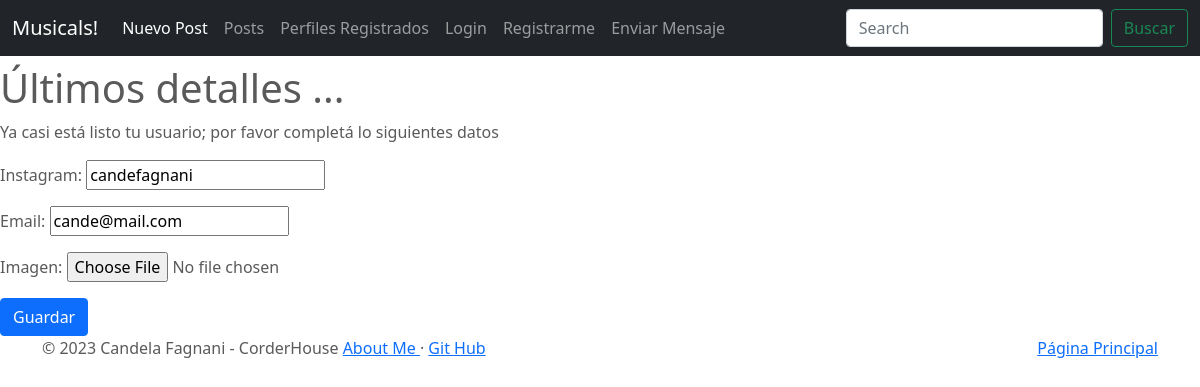
/profile/1/update/, run on an earlier commit of the app's database.
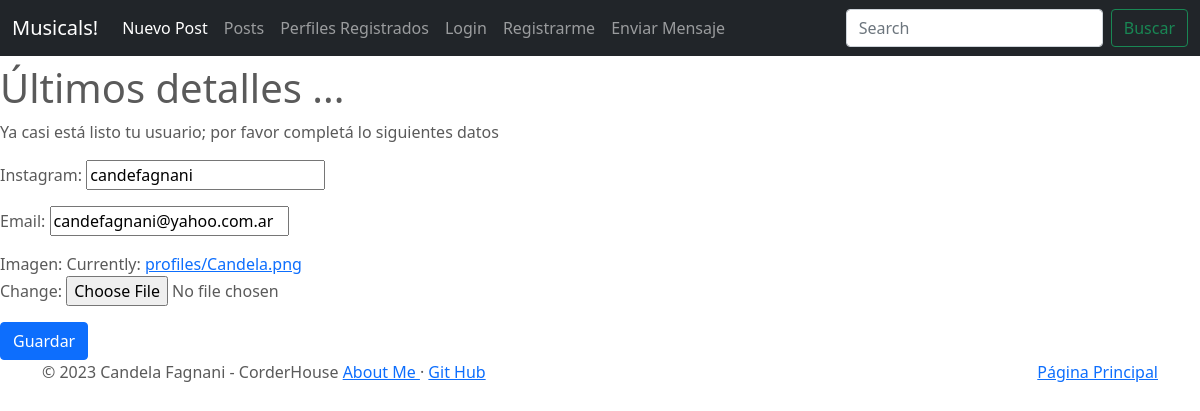
And on a later commit of the database.
### Musicales/models.py (models this page shows, shortened)
class Profile(models.Model):
    user = models.OneToOneField(to = User, on_delete = models.CASCADE, related_name = "profile")
    instagram = models.CharField(max_length = 100)
    email = models.EmailField()
    imagen = models.ImageField(default = 'default.png', upload_to = 'profiles')

### Musicales/views.py (the view, shortened to what this page needs)
# urls.py: path('profile/<pk>/update/', ProfileUpdate.as_view(), name='profile-update'),
class ProfileUpdate(UpdateView):
    model = Profile
    fields = ['instagram','email','imagen']
    success_url = reverse_lazy('post-list')

### Musicales/templates/Musicales/profile_form.html (shortened to what this page needs)
{% extends "Musicales/base.html" %}
{% block main %}
<h1> Últimos detalles ... </h1>
<p>Ya casi está listo tu usuario; por favor completá lo siguientes datos</p>
<form method = "POST" enctype = "multipart/form-data">
    {{form.as_p}}
    <input type = "submit" value = "Guardar" class="btn btn-primary">
</form>
{% endblock %}

What changed in the data, as far as the page shows it:
changed Profile "candefagnani": email "cande@mail.com" → "candefagnani@yahoo.com.ar"
Also different on the page:
text no longer shown: "Instagram: Email: Imagen:"
text now shown: "Instagram: Email: Imagen: Currently: profiles/Candela.png Change:"
